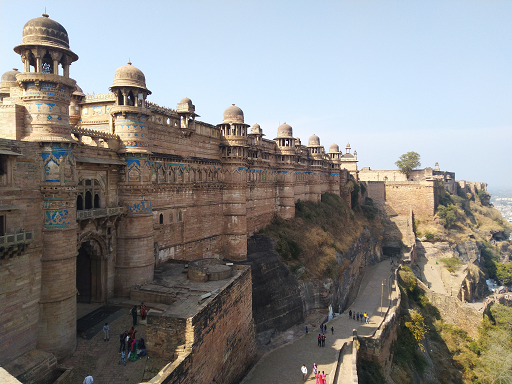
#> input picture Files used as input/img1.bmp, 512 x 384 px, found by its file name
$ python 'C8_5_Wavelet_noise _removal_Images.py'
#> lines starting #> are read from the running program, lines starting #| are printed output that depends on the picture; after the words box and inside, x2 and y2 are one past the last pixel; in counts of white or black regions, pixels touching at a corner belong together
### Chapter 09/my_package/my_functions.py
#======================================================================
# Purpose : creating custom functions for usage
#======================================================================

import matplotlib.pyplot as plt
import cv2
import numpy as np

# Function my_imshow is used to display image using matplotlib method and is
# usually used with subplots

def my_imshow(input_image,str='',ax='Nothing Passed'):
    if ax=='Nothing Passed':
        fig1,ax1=plt.subplots()
        fig1.show()
        if input_image.ndim==3:
            plt.imshow(cv2.cvtColor(input_image, cv2.COLOR_BGR2RGB))
        else:
            plt.imshow(cv2.cvtColor(input_image, cv2.COLOR_GRAY2RGB))
        plt.axis("off")
        plt.gca().set_title(str)
        return fig1,ax1
    else:
        if input_image.ndim==3:
            ax.imshow(cv2.cvtColor(input_image, cv2.COLOR_BGR2RGB))
        else:
            ax.imshow(cv2.cvtColor(input_image, cv2.COLOR_GRAY2RGB))
        ax.axis("off")
        ax.set_title(str)

# Function norm_uint8 defined below,
# Normalises and convert to uint8 an input_image and return the same, usually
# used while displaying a grayscale image which has been converted to float32
# during processing

def norm_uint8(input_image):
    input_image=input_image-np.min(input_image)
    input_image=255*input_image/np.max(input_image)
    input_image=np.uint8(input_image)
    return input_image


### Chapter 08/C8_5_Wavelet_noise _removal_Images.py
#============================================================================
# PURPOSE : Denoising of Images by Wavelet based MRA
#============================================================================
import cv2
import numpy as np
import matplotlib.pyplot as plt
from skimage.util import random_noise
import pywt
import scipy.ndimage as sci
import my_package.my_functions as mf # This is a user defined package

#-----------------------------------------------------------------------
#         Importing Image and Displaying
#-----------------------------------------------------------------------
img0 = np.float64(cv2.imread('img1.bmp',0))
#> img0: shape (384, 512) float64; min 0, max 255, mean 135.1
fig,ax=plt.subplots(2,2)
fig.show()
mf.my_imshow(mf.norm_uint8(img0),"(a) Original Image",ax[0,0])

#-----------------------------------------------------------------------
#       Creating and Adding Gaussian Noise to Image
#-----------------------------------------------------------------------
img =  random_noise(img0/255, mode='Gaussian',mean=0,var=.05)
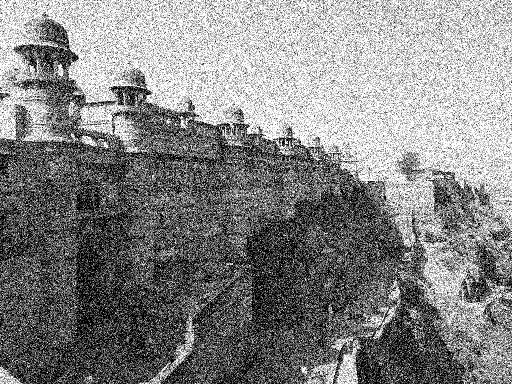
#> img: shape (384, 512) float64; min 0, max 1, mean 0.522
mf.my_imshow(mf.norm_uint8(img),"(b) Noisy Image",ax[0,1])

#-----------------------------------------------------------------------
#       Performing Decomposition (Wavelet & MRA)
#-----------------------------------------------------------------------
coeffs = pywt.wavedec2(img, 'db2', level=2)
#> coeffs = 3 items
# coeffs are in format of list [cAn, (cHn,cVn,cDn), ... , (cH1,cV1,cD1)]
# Approximation coeff are only given for the last (nth) decomposition level

#-----------------------------------------------------------------------
#       Performing Denoising (Hard Thresholding)
#-----------------------------------------------------------------------
len_list=len(coeffs)
#> len_list = 3
hard_thresh=70/100 # Hard hard_thresholding
for i in np.arange(1,len_list,1):
    cH = coeffs[i][0].copy()
    cV = coeffs[i][1].copy()
    cD = coeffs[i][2].copy()

    cH[np.where(cH<hard_thresh*np.max(cH))] = 0
    cV[np.where(cV<hard_thresh*np.max(cV))] = 0
    cD[np.where(cD<hard_thresh*np.max(cD))] = 0
    coeffs[i] = (cH,cV,cD)
#> this loop made 2 passes
#> pass 1, `cH = coeffs[i][0].copy()`:
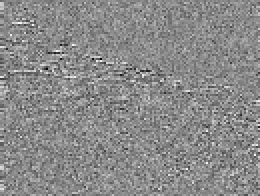
#> cH: shape (98, 130) float64 (shown 2 times larger); min -1.2, max 1.02, mean 0.00206; drawn with min black and max white
#> pass 1, `cV = coeffs[i][1].copy()`:
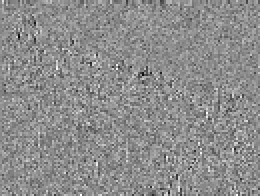
#> cV: shape (98, 130) float64 (shown 2 times larger); min -1.25, max 1.01, mean -0.00163; drawn with min black and max white
#> after the loop:
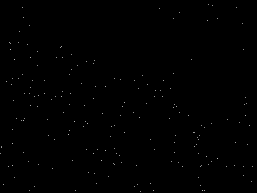
#> cD: shape (193, 257) float64; min 0, max 0.761, mean 0.00224

#-----------------------------------------------------------------------
#       Performing Reconstruction (Wavelet & MRA)
#-----------------------------------------------------------------------
reconstructed_image=pywt.waverec2(coeffs, 'db2')
mf.my_imshow(mf.norm_uint8(reconstructed_image),"(c) Denoised by - Wavelet & MRA",ax[1,0])

#-----------------------------------------------------------------------
#       Conventional Denoising by filtering
#-----------------------------------------------------------------------
r,c=np.shape(img)
#> r = 384; c = 512
n=np.int32(.05*r)
#> n = 19
filter1=np.ones((n,n))
filter1=filter1/np.sum(filter1)
reconstructed_image2=sci.correlate(img,filter1)
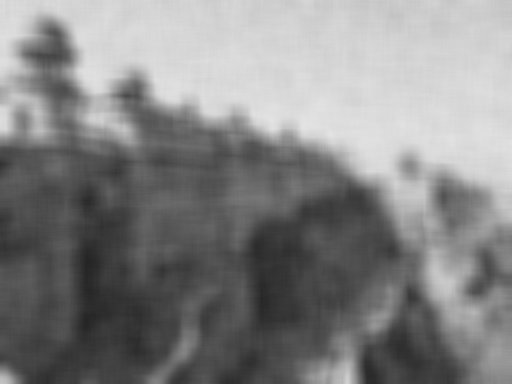
#> reconstructed_image2: shape (384, 512) float64; min 0.143, max 0.895, mean 0.522
mf.my_imshow(mf.norm_uint8(reconstructed_image2),"(d) Denoised by - Averaging",ax[1,1])
#> in norm_uint8 (call 4), `input_image=255*input_image/np.max(input_image)`:
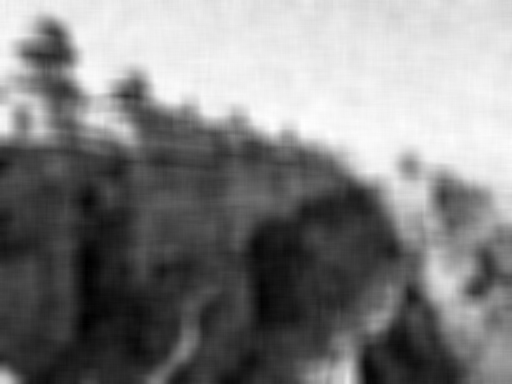
#> input_image: shape (384, 512) float64; min 0, max 255, mean 128.7

plt.show()
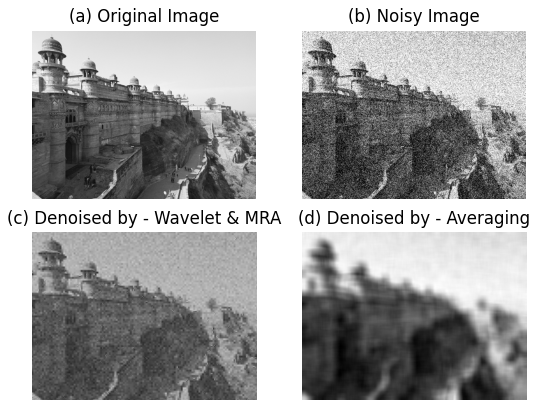
#> figure drawn by matplotlib, 4 panels
print("Completed Successfully ...")

$ run again, with Files used as input/img10.bmp copied over Files used as input/img1.bmp
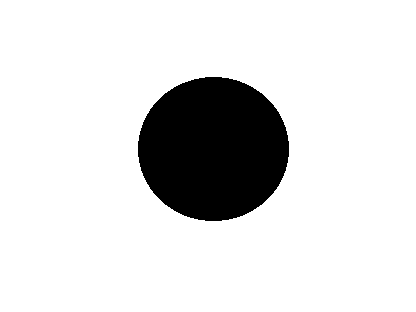
#> input picture Files used as input/img10.bmp, 416 x 312 px, found by its file name
#> img0: shape (312, 416) float64; values 0 (black) and 127 (white), 86.9% white; 1 black region, box (x1, y1, x2, y2) and area: (138, 77, 289, 221) 17064
#> `img =  random_noise(img0/255, mode='Gaussian',mean=0,var=.05)`:
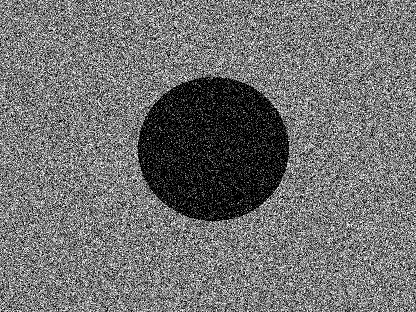
#> img: shape (312, 416) float64; min 0, max 1, mean 0.445
#> coeffs = 3 items
#> len_list = 3
#> `plt.show()`:
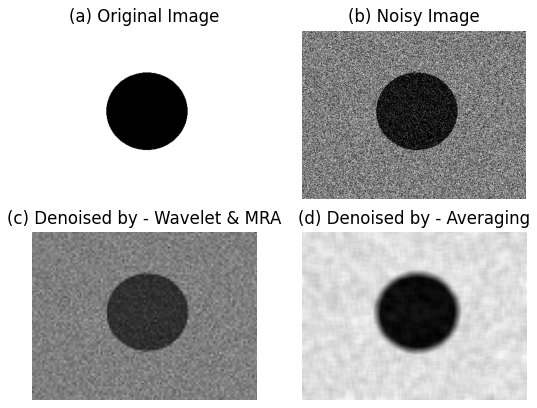
#> figure drawn by matplotlib, 4 panels

$ run again, with Files used as input/img11.bmp copied over Files used as input/img1.bmp
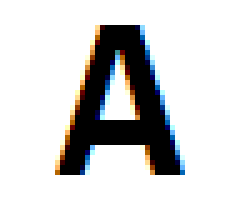
#> input picture Files used as input/img11.bmp, 49 x 42 px, found by its file name (shown 5 times larger)
#> `img =  random_noise(img0/255, mode='Gaussian',mean=0,var=.05)`:
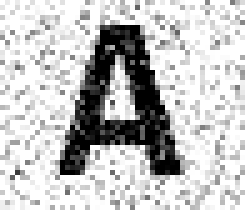
#> img: shape (42, 49) float64 (shown 5 times larger); min 0, max 1, mean 0.765
#> coeffs = 3 items
#> len_list = 3
#> `plt.show()`:
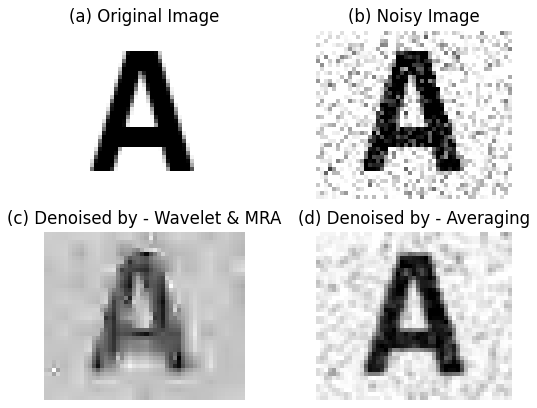
#> figure drawn by matplotlib, 4 panels

$ run again, with Files used as input/img12.bmp copied over Files used as input/img1.bmp
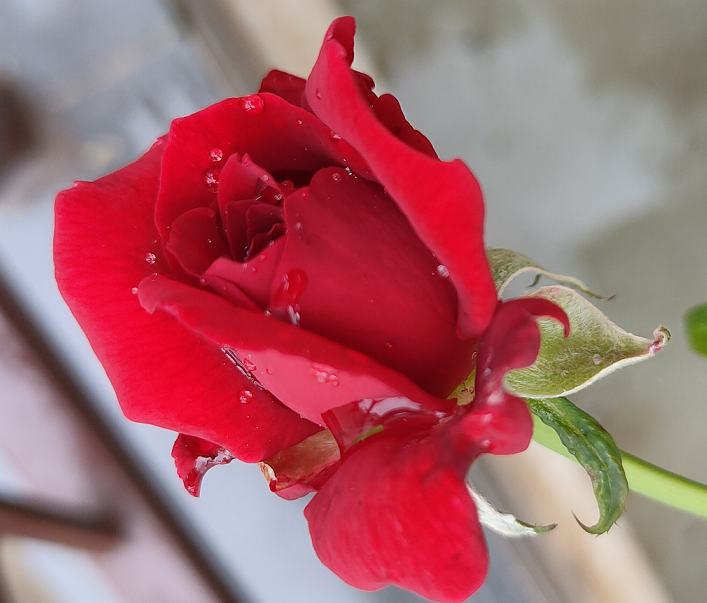
#> input picture Files used as input/img12.bmp, 707 x 603 px, found by its file name
#> coeffs = 3 items
#> len_list = 3
#> `plt.show()`:
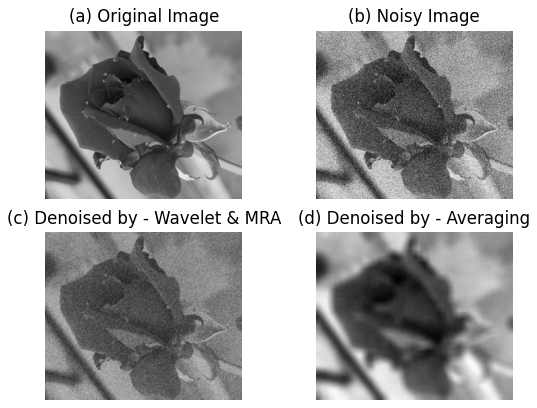
#> figure drawn by matplotlib, 4 panels
